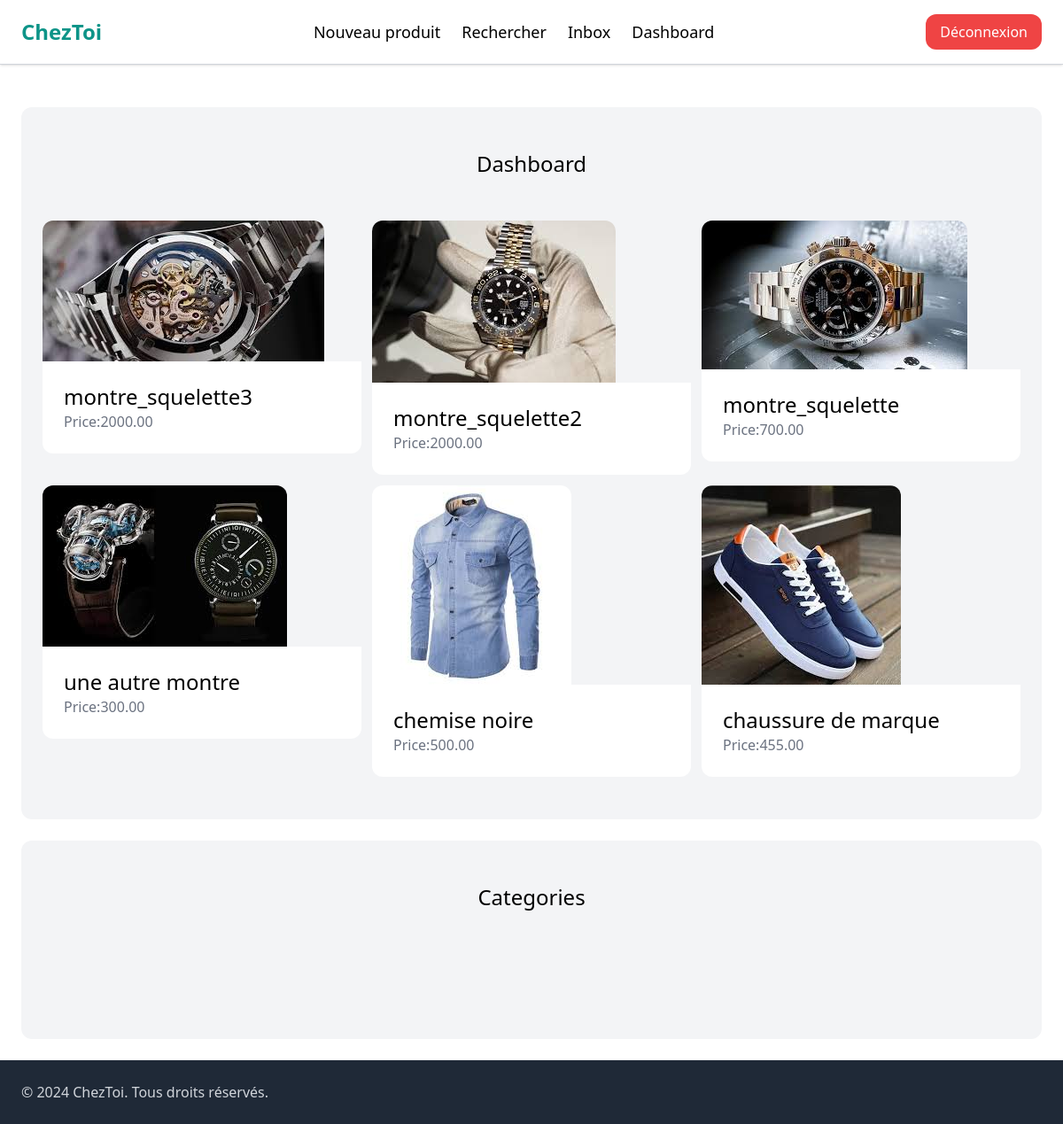
The page /dashboard/ (signed in) on the database its author committed.
### item/models.py (models this page shows, shortened)
class Item(models.Model):
    category=models.ForeignKey(Category,verbose_name='items',on_delete=models.CASCADE)
    name=models.CharField(max_length=255)
    description=models.TextField(blank=True,null=True)
    price=models.DecimalField(max_digits=10,decimal_places=2)
    image=models.ImageField(upload_to='item_images',blank=True,null=True)
    is_sold=models.BooleanField(default=False)
    created_by=models.ForeignKey(User, verbose_name='Users', on_delete=models.CASCADE)
    created_at=models.DateTimeField(auto_now_add=True)
    class Meta:
        ordering=('-created_at',)

### dashboard/views.py (the view)
# urls.py: path('',views.index,name='index'),
@login_required
def index(request):
    items=Item.objects.filter(created_by=request.user)
    return render(request,'dashboard/index.html',{
        'items':items
    })

### dashboard/templates/dashboard/index.html (shortened to what this page needs)
{% extends "core/base.html" %}
{% block content %}
        <div class=" mt-6 py-12 px-6 bg-gray-100 rounded-xl">
            <h2 class =" mb-12 text-2xl text-center">Dashboard</h2>
            <div class="grid grid-cols-3 gap-3">
                {% for item in items %}
                    <div >
                        <a href="{%  url 'item:detail' item.id %}">
                            <div>
                                <img src="{{ item.image.url }}" alt="image" class="rounded-t-xl">
                            </div>
                            <div class="p-6 bg-white rounded-b-xl">
                                <h2 class="text-2xl">{{ item.name }}</h2>
                                <p class="text-gray-500">Price:{{ item.price }}</p>
                            </div>
                        </a>
                    </div>
                {% endfor %}
            </div>
        </div>
        <div class=" mt-6 py-12 px-6 bg-gray-100 rounded-xl">
            <h2 class =" mb-12 text-2xl text-center">Categories</h2>
{% endblock %}

### rows shown on the page
Item: image (picture), name "montre_squelette3", price "2000.00"
Item: image (picture), name "montre_squelette2", price "2000.00"
Item: image (picture), name "montre_squelette", price "700.00"
Item: image (picture), name "une autre montre", price "300.00"
Item: image (picture), name "chemise noire", price "500.00"
Item: image (picture), name "chaussure de marque", price "455.00"
